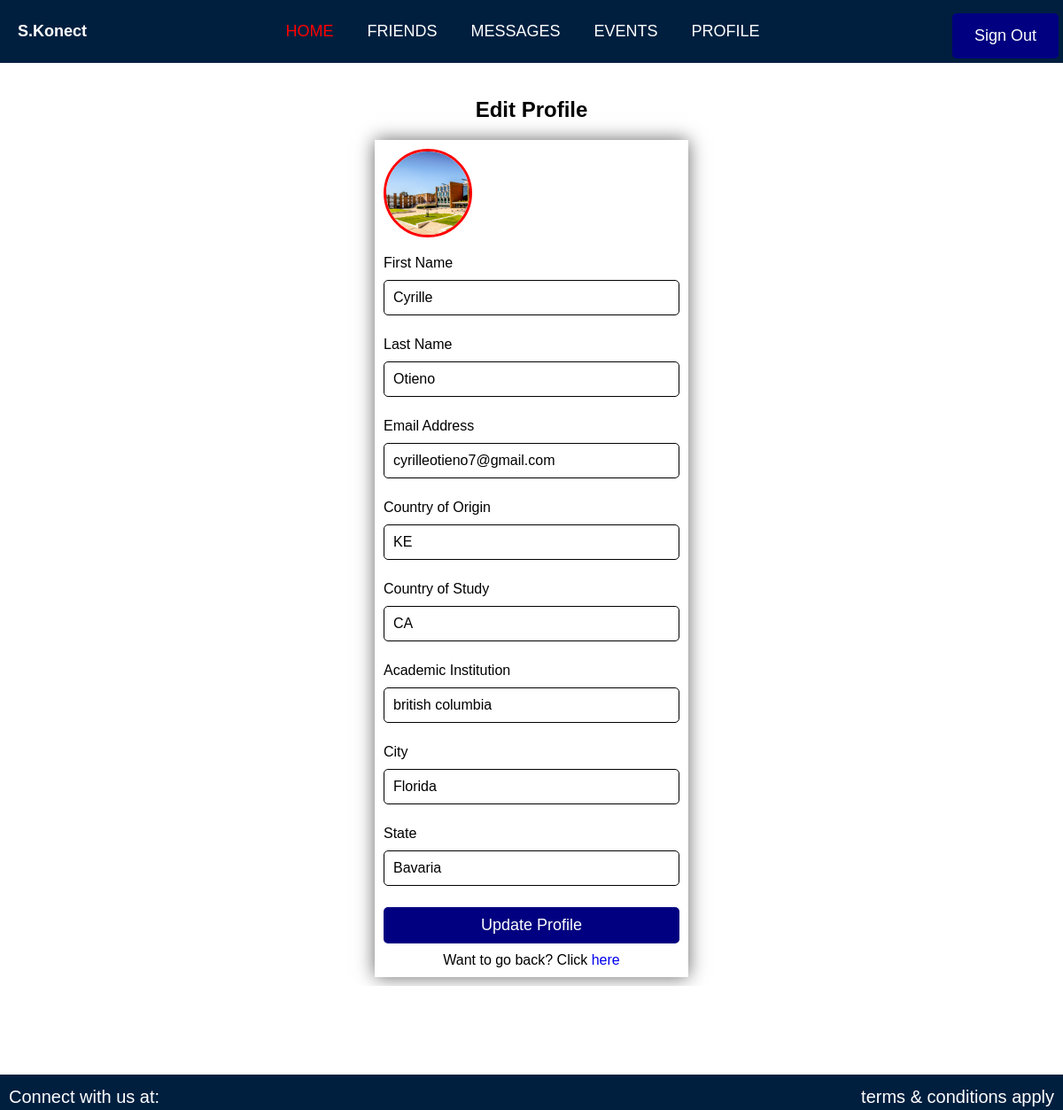
The page /edit_profile (signed in) on the database its author committed.
### authentication/models.py (models this page shows, shortened)
class UserProfile(models.Model):
    user = models.OneToOneField(CustomUser, on_delete=models.CASCADE)
    country = models.CharField(max_length=100, null=True, blank=True)
    location = models.CharField(max_length=100, null=True, blank=True)
    institution = models.CharField(max_length=100, null=True, blank=True)
    city = models.CharField(max_length=100, null=True, blank=True)
    state = models.CharField(max_length=100, null=True, blank=True)
    profile_picture = models.ImageField(upload_to='profile_pictures/', null=True, blank=True)

class CustomUser(AbstractUser):
    country = models.CharField(max_length=100, null=True, blank=True)
    location = models.CharField(max_length=100, null=True, blank=True)
    institution = models.CharField(max_length=100, null=True, blank=True)
    city = models.CharField(max_length=100, null=True, blank=True)
    state = models.CharField(max_length=100, null=True, blank=True)
    zip_code = models.CharField(max_length=20, null=True, blank=True)
    otp = models.CharField(max_length=6, blank=True, null=True)
    otp_created_at = models.DateTimeField(blank=True, null=True)
    otp_verified = models.BooleanField(default=False)
    profile_picture = models.ImageField(upload_to='profile_pictures/', null=True, blank=True)
    password_reset_token = models.CharField(max_length=36, blank=True, null=True)
    token_created_at = models.DateTimeField(blank=True, null=True)
    is_verified = models.BooleanField(default=False)

### authentication/views.py (the view, shortened to what this page needs)
# urls.py: path('edit_profile', views.edit_profile, name='edit_profile'),
@login_required
def edit_profile(request):
    user_profile = get_object_or_404(UserProfile, user=request.user)
    return render(request, 'authentication/edit_profile.html', {'user_profile': user_profile})

### templates/authentication/edit_profile.html (shortened to what this page needs)
{% extends "authentication/nav2.html" %} {% load static %}
{% block title %}Edit Profile{% endblock %} {% block content %}
<section id="edit-profile">
  <div class="edit-profile-container">
    <h1>Edit Profile</h1>
    <form
      action="{% url 'edit_profile' %}"
      method="post"
      id="edit-profile-form"
      enctype="multipart/form-data"
      id="prof-form"
    >
      <div class="image-upload-container">
        <img
          class="image-preview"
          src="{% if user_profile.profile_picture %}{{ user_profile.profile_picture.url }}{% else %}{% static 'images/woman.jpg' %}{% endif %}"
          alt="Profile Image"
          id="editPreviewImage"
        />
      </div>
      <div class="form-group">
        <label for="fname">First Name</label>
        <input
          type="text"
          id="fname"
          name="fname"
          value="{{ user_profile.user.first_name }}"
          placeholder="Enter first name"
          required
        />
      </div>
      <div class="form-group">
        <label for="lname">Last Name</label>
        <input
          type="text"
          id="lname"
          name="lname"
          value="{{ user_profile.user.last_name }}"
          placeholder="Enter last name"
          required
        />
      </div>
      <div class="form-group">
        <label for="email">Email Address</label>
        <input
          type="email"
          id="email"
          name="email"
          value="{{ user_profile.user.email }}"
          placeholder="Enter email address"
          required
        />
      </div>
      <div class="form-group">
        <label for="country">Country of Origin</label>
        <input
          type="text"
          id="country"
          name="country"
          value="{{ user_profile.country }}"
          placeholder="Enter your country"
          required
        />
      </div>
      <div class="form-group">
        <label for="location">Country of Study</label>
        <input
          type="text"
          id="location"
          name="location"
          value="{{ user_profile.location }}"
          placeholder="Enter your location"
          required
        />
      </div>
      <div class="form-group">
        <label for="institution">Academic Institution</label>
        <input
          type="text"
          id="institution"
          name="institution"
          value="{{ user_profile.institution }}"
          placeholder="Enter institution name"
          required
        />
      </div>
      <div class="form-group">
        <label for="city">City</label>
        <input
          type="text"
          id="city"
          name="city"
          value="{{ user_profile.city }}"
          placeholder="Enter city"
          required
        />
      </div>
      <div class="form-group">
        <label for="state">State</label>
        <input
          type="text"
          id="state"
          name="state"
          value="{{ user_profile.state }}"
          placeholder="Enter state"
          required
        />
      </div>
      <button type="submit">Update Profile</button>
      <p>Want to go back? Click <a href="{% url 'profile_view' %}">here</a></p>
    </form>
  </div>
</section>
{% endblock %}

### static/css/base.css (style rules this page uses)
* { padding: 0; margin: 0; box-sizing: border-box; text-decoration: none; list-style: none; }
body { font-family: "Arial", sans-serif, "Itim", cursive; height: 100vh; }
p { margin: 0; }
.form-group { margin-bottom: 16px; }
label { display: block; margin-bottom: 8px; text-align: start; }
#username, #fname, #lname, #email, #country, #location, #institution, #city, #state, #zip_code, #password, #pass2 { width: 100%; padding: 10px; box-sizing: border-box; margin-bottom: 8px; border-radius: 5px; font-size: 16px; border: 1px solid; }
button { background-color: navy; color: #fff; padding: 10px 20px; border: none; border-radius: 5px; cursor: pointer; font-size: 18px; transition: background-color 0.3s ease; }
p { text-align: center; }
.image-upload-container { position: relative; width: 100px; height: 100px; border-radius: 50%; overflow: hidden; border: 3px solid red; margin-bottom: 20px; }
.image-preview { width: 100%; height: 100%; object-fit: cover; }
label { display: block; margin-bottom: 8px; text-align: start; width: 100%; }
input[type="text"], input[type="password"] { width: 100%; padding: 10px; box-sizing: border-box; margin-bottom: 8px; border-radius: 5px; font-size: 16px; }
button { background-color: navy; color: #fff; padding: 10px; border: none; cursor: pointer; font-size: 18px; transition: background-color 0.3s ease; width: 100%; }
p { text-align: center; margin-top: 10px; }
h1 { margin-bottom: 20px; font-size: 24px; }
label { margin-bottom: 10px; font-size: 16px; }
#edit-profile { display: flex; flex-direction: row; justify-content: center; align-items: center; padding: 100px 0; }
#edit-profile .edit-profile-container { width: 100%; overflow: hidden; display: flex; flex-direction: column; align-items: center; padding: 10px; }
.edit-profile-container form { height: 50%; width: 30%; padding: 10px; box-shadow: 0 0 20px rgba(0, 0, 0, 0.6); }

### rows shown on the page
UserProfile: profile_picture (picture), fname "Cyrille", lname "Otieno", email "cyrilleotieno7@gmail.com", country "KE", location "CA", institution "british columbia", city "Florida", state "Bavaria"
